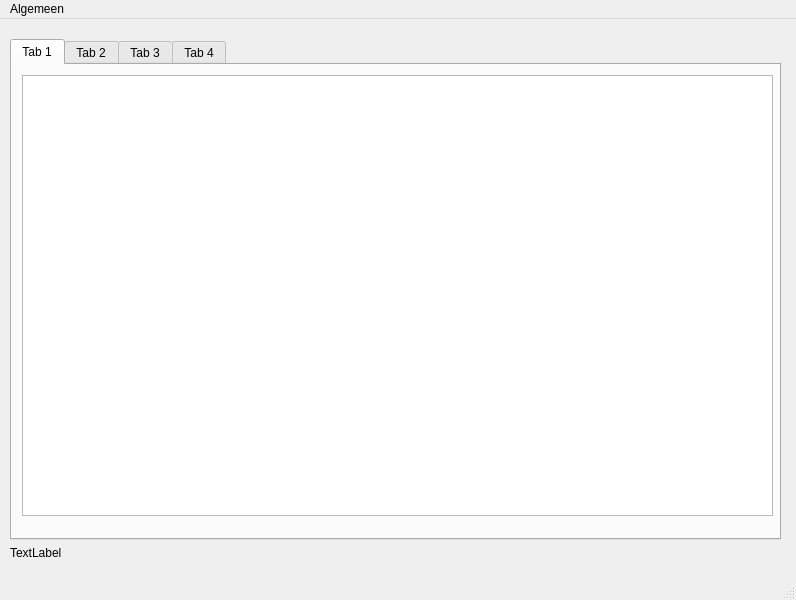
<?xml version="1.0" encoding="UTF-8"?>
<ui version="4.0">
 <class>MainWindow</class>
 <widget class="QMainWindow" name="MainWindow">
  <property name="geometry">
   <rect>
    <x>0</x>
    <y>0</y>
    <width>796</width>
    <height>600</height>
   </rect>
  </property>
  <property name="windowTitle">
   <string>MainWindow</string>
  </property>
  <widget class="QWidget" name="centralwidget">
   <widget class="QWidget" name="verticalLayoutWidget">
    <property name="geometry">
     <rect>
      <x>0</x>
      <y>10</y>
      <width>791</width>
      <height>541</height>
     </rect>
    </property>
    <layout class="QVBoxLayout" name="verticalLayout">
     <property name="leftMargin">
      <number>10</number>
     </property>
     <property name="topMargin">
      <number>10</number>
     </property>
     <property name="rightMargin">
      <number>10</number>
     </property>
     <property name="bottomMargin">
      <number>10</number>
     </property>
     <item>
      <widget class="QTabWidget" name="tabWidget">
       <property name="currentIndex">
        <number>0</number>
       </property>
       <widget class="QWidget" name="tab">
        <attribute name="title">
         <string>Tab 1</string>
        </attribute>
        <widget class="QTableView" name="tableView">
         <property name="geometry">
          <rect>
           <x>10</x>
           <y>10</y>
           <width>751</width>
           <height>441</height>
          </rect>
         </property>
        </widget>
       </widget>
       <widget class="QWidget" name="tab_2">
        <attribute name="title">
         <string>Tab 2</string>
        </attribute>
        <widget class="QTableView" name="tableView_2">
         <property name="geometry">
          <rect>
           <x>20</x>
           <y>10</y>
           <width>741</width>
           <height>441</height>
          </rect>
         </property>
        </widget>
       </widget>
       <widget class="QWidget" name="tab_3">
        <attribute name="title">
         <string>Tab 3</string>
        </attribute>
        <widget class="QTableView" name="tableView_3">
         <property name="geometry">
          <rect>
           <x>10</x>
           <y>10</y>
           <width>751</width>
           <height>441</height>
          </rect>
         </property>
        </widget>
       </widget>
       <widget class="QWidget" name="tab_4">
        <attribute name="title">
         <string>Tab 4</string>
        </attribute>
        <widget class="QTableView" name="tableView_4">
         <property name="geometry">
          <rect>
           <x>10</x>
           <y>10</y>
           <width>751</width>
           <height>441</height>
          </rect>
         </property>
        </widget>
       </widget>
      </widget>
     </item>
     <item>
      <widget class="QLabel" name="label">
       <property name="maximumSize">
        <size>
         <width>16777215</width>
         <height>20</height>
        </size>
       </property>
       <property name="toolTip">
        <string>Bestand</string>
       </property>
       <property name="text">
        <string>TextLabel</string>
       </property>
      </widget>
     </item>
    </layout>
   </widget>
  </widget>
  <widget class="QMenuBar" name="menubar">
   <property name="geometry">
    <rect>
     <x>0</x>
     <y>0</y>
     <width>796</width>
     <height>23</height>
    </rect>
   </property>
   <widget class="QMenu" name="menuAlgemeen">
    <property name="title">
     <string>Algemeen</string>
    </property>
    <addaction name="actionOpen"/>
    <addaction name="actionOpslaan"/>
    <addaction name="actionSluiten"/>
   </widget>
   <addaction name="menuAlgemeen"/>
  </widget>
  <widget class="QStatusBar" name="statusbar"/>
  <action name="actionOpen">
   <property name="text">
    <string>Open</string>
   </property>
   <property name="shortcut">
    <string>Ctrl+O</string>
   </property>
  </action>
  <action name="actionOpslaan">
   <property name="text">
    <string>Opslaan</string>
   </property>
   <property name="shortcut">
    <string>Ctrl+S</string>
   </property>
  </action>
  <action name="actionSluiten">
   <property name="text">
    <string>Sluiten</string>
   </property>
   <property name="shortcut">
    <string>Ctrl+Q</string>
   </property>
  </action>
 </widget>
 <resources/>
 <connections/>
</ui>
